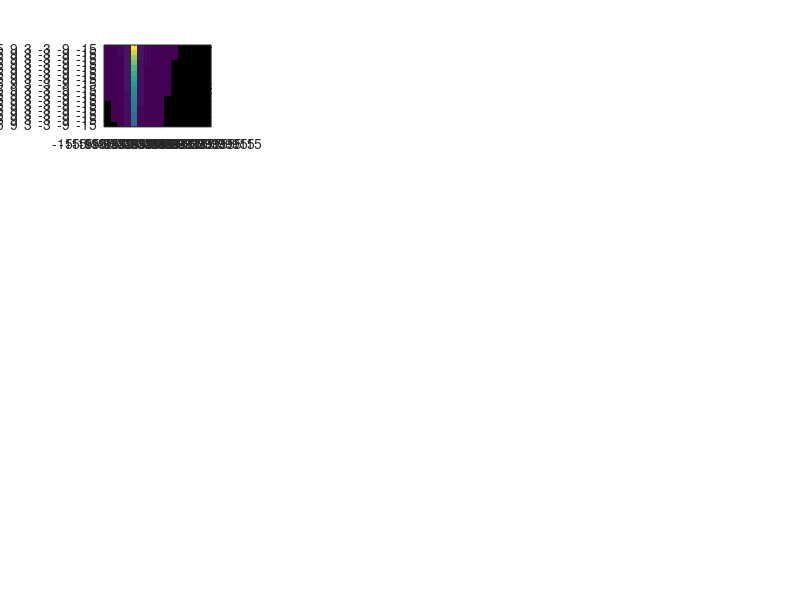

Source code (MATLAB): (Note: this script raises an error after producing the figure.)
% %
clear all
clc
% 
% % Define the parameter
% 
% alpha = [0.7, 0.2, 0.1];
% beta = [0.7, 0.2, 0.1];
% tau_1 = 0;
% tau_2 = 0.5;
% v_e = 22.47;
% s_e = 30;
% s_0 = 2;
% v_0 = 33.33;
% T = 1.1;
% a = 1;
% b = 2;
% 
% % Solve for eigenvalues and their norms
% 
% N = 10000; % number of steps
% Omega = linspace(0, pi, N);
% result=zeros(4, N);
% result_tilde=zeros(4, N);
% syms lambda
% 
% i = 1;
% for omega = Omega
%     [f_vn, f_dvn, f_sn] = derivative(0,0,0,alpha,beta,v_e,s_e,v_0,s_0,T,a,b);
%     [f_vn_tilde, f_dvn_tilde, f_sn_tilde] = derivative(0,25,-10,alpha,beta,v_e,s_e,v_0,s_0,T,a,b);
%     result(:,i) = eig(TF(1i*omega, f_vn, f_dvn, f_sn, alpha, beta, tau_1, tau_2));
%     result_tilde(:,i) = eig(TF(1i*omega, f_vn_tilde, f_dvn_tilde, f_sn_tilde, alpha, beta, tau_1, tau_2));
%     i = i+1;
% end
% 
% norm_val = sort(abs(result),'descend');
% norm_val_tilde = sort(abs(result_tilde),'descend');
% [max_norm_val,index]=max(norm_val);
% [max_norm_val_tilde,index_tilde]=max(norm_val_tilde);
% 
% % find the critical detection rate
% 
% P = linspace(0, 1, 10000);
% 
% for p = P
% 
%     if max(p*max_norm_val + (1-p)*max_norm_val_tilde) < 1
%         continue;
%     else
%         critical_p = p;
%     end
% end
% plot(Omega, max_norm_val, '--', 'color','b', 'LineWidth',2)
% hold on
% plot(Omega, max_norm_val_tilde, '--', 'color','r', 'LineWidth',2)
% hold on
% plot(Omega, critical_p*max_norm_val+(1-critical_p)*max_norm_val_tilde, '--', 'color','g', 'LineWidth',2)
% 
% legend('Successfully detect','Fail to detect','Stochastic max eigenvalue');
% 
% grid on
% grid minor
% 
% %%%%%%%%%%%%%%%%%%%%%%%%%%%%%%%%%%%%%%%%%%%%%%%%%%%%%%%%%%%%%%%%%%%%%%%%%%%%%%%%%%%%%%%%%%%%%%%%%%%%%%%%%%%%%%%%%%%%
% 
A_vector = linspace(-15, 15, 16);
% B_vector = linspace(15, -15, 16);
% C_vector = linspace(-15, 15, 16);
% Result = zeros(length(A_vector),length(B_vector),length(C_vector));
% 
% for i = 1:length(B_vector)
%     B = B_vector(i);
%     for j = 1:length(C_vector)
%         C = C_vector(j);
%         for k = 1:length(A_vector)
%             A = A_vector(k);
%             result_tilde = zeros(4, N);
%             count = 1;
%             for omega = Omega
%                 [f_vn_tilde, f_dvn_tilde, f_sn_tilde] = derivative(A,B,C,alpha,beta,v_e,s_e,v_0,s_0,T,a,b);
%                 result_tilde(:,count) = eig(TF(1i*omega, f_vn_tilde, f_dvn_tilde, f_sn_tilde, alpha, beta, tau_1, tau_2));
%                 count = count+1;
%             end
%             norm_val_tilde = sort(abs(result_tilde),'descend');
%             [max_norm_val_tilde,index_tilde]=max(norm_val_tilde);
%             Result(i,j,k) = max(max_norm_val_tilde);
%         end
%     end
% end

% Sub-plot

Result_plot = importdata('Result.mat'); 
[m ,n, p] = size(Result_plot);
minColorLimit = 1;                   % determine colorbar limits from data
sorted_result = sort(Result_plot(:));
maxColorLimit = sorted_result(round(length(sorted_result)*0.95));

fig = figure(1);
for fig_num  = 1:p
    sph{fig_num} = subplot(4,4,fig_num,'Parent',fig);
    R = Result_plot(:,:,fig_num);
    R(R<=1.0001) = NaN;
    h = imagesc(sph{fig_num}, R);
    
    set(sph{fig_num}, 'xtick', 1:n, 'xticklabel', ["-15" " " " " "-9" " " " " "-3" " " " " "3" " " " " "9" " " " " "15"], ...
    'ytick', 1:m, 'yticklabel', ["15" " " " " "9" " " " " "3" " " " " "-3" " " " " "-9" " " " " "-15"])
    set(h,'alphadata',~isnan(R));
    title(['$\tilde{A}$ = ',num2str(A_vector(fig_num)), ' m/s'], 'interpreter','latex');

    caxis(sph{fig_num},[minColorLimit,maxColorLimit]);
end

h = axes(fig,'visible','off'); 
h.Title.Visible = 'on';
h.XLabel.Visible = 'on';
h.YLabel.Visible = 'on';
xlabel(h,['$\tilde{C}$', ' m/s'],'FontWeight','bold', 'interpreter','latex','Position', [0.5,-0.2, 0]);
ylabel(h,['$\tilde{B}$', ' m'],'FontWeight','bold', 'interpreter','latex');
title(h,'The largest eigenvalue $\lambda$ of transfer matrix $\tilde{P}_n$','interpreter','latex', 'fontsize', 12, 'Position', [0.5, 1.2, 0]);

c = colorbar(h,'Position',[0.93 0.168 0.022 0.7]);  % attach colorbar to h
colormap(c,'jet')
caxis(h,[minColorLimit,maxColorLimit]);
axis equal
%%%%%%%%%%%%%%%%%%%%%%%%%%%%%%%%%%%%%%%%%%%%%%%%%%%%%%%%%%%%%%%%%%%%%%%%%%%%%%%%%%%%%%%%%%%%%%%%%%%%%%%%%%%%%%%%%%%%%

% Define the functions to compute the intermediate terms

function [f_vn, f_dvn, f_sn] = derivative(A,B,C,alpha,beta,v_e,s_e,v_0,s_0,T,a,b)
    f_vn = -4*a*(v_e+A)^3/v_0^4 - 2*a*(T+C/sqrt(a*b))*(s_0+T*(v_e+A)+C*(v_e+A)/(2*sqrt(a*b)))/(s_e+B)^2;
    f_dvn = -beta(1)*sqrt(a/b)*(v_e+A)*(s_0+T*(v_e+A)+C*(v_e+A)/2*sqrt(a*b))/(s_e+B)^2;
    f_sn = 2*alpha(1)*a*(s_0+T*(v_e+A)+C*(v_e+A)/2*sqrt(a*b))^2/(s_e+B)^3;
end

function P_hat = TF(s, f_vn, f_dvn, f_sn, alpha, beta, tau_1, tau_2)

    T_1 = (s*(beta(2)-beta(1))*f_dvn+(alpha(1)-alpha(2))*f_sn)*exp(-s*tau_2)/(s^2-s*(f_vn+beta(1)*f_dvn)*exp(-s*tau_1)+alpha(1)*f_sn*exp(-s*tau_1));
    T_2 = (s*(beta(3)-beta(2))*f_dvn+(alpha(2)-alpha(3))*f_sn)*exp(-s*tau_2)/(s^2-s*(f_vn+beta(1)*f_dvn)*exp(-s*tau_1)+alpha(1)*f_sn*exp(-s*tau_1));
    T_3 = (-s*beta(3)*f_dvn+alpha(3)*f_sn)*exp(-s*tau_2)/(s^2-s*(f_vn+beta(1)*f_dvn)*exp(-s*tau_1)+alpha(1)*f_sn*exp(-s*tau_1));
    
    P_hat = [T_1 T_2 T_3 0;
             1   0   0   0
             0   1   0   0
             0   0   1   0];
end



